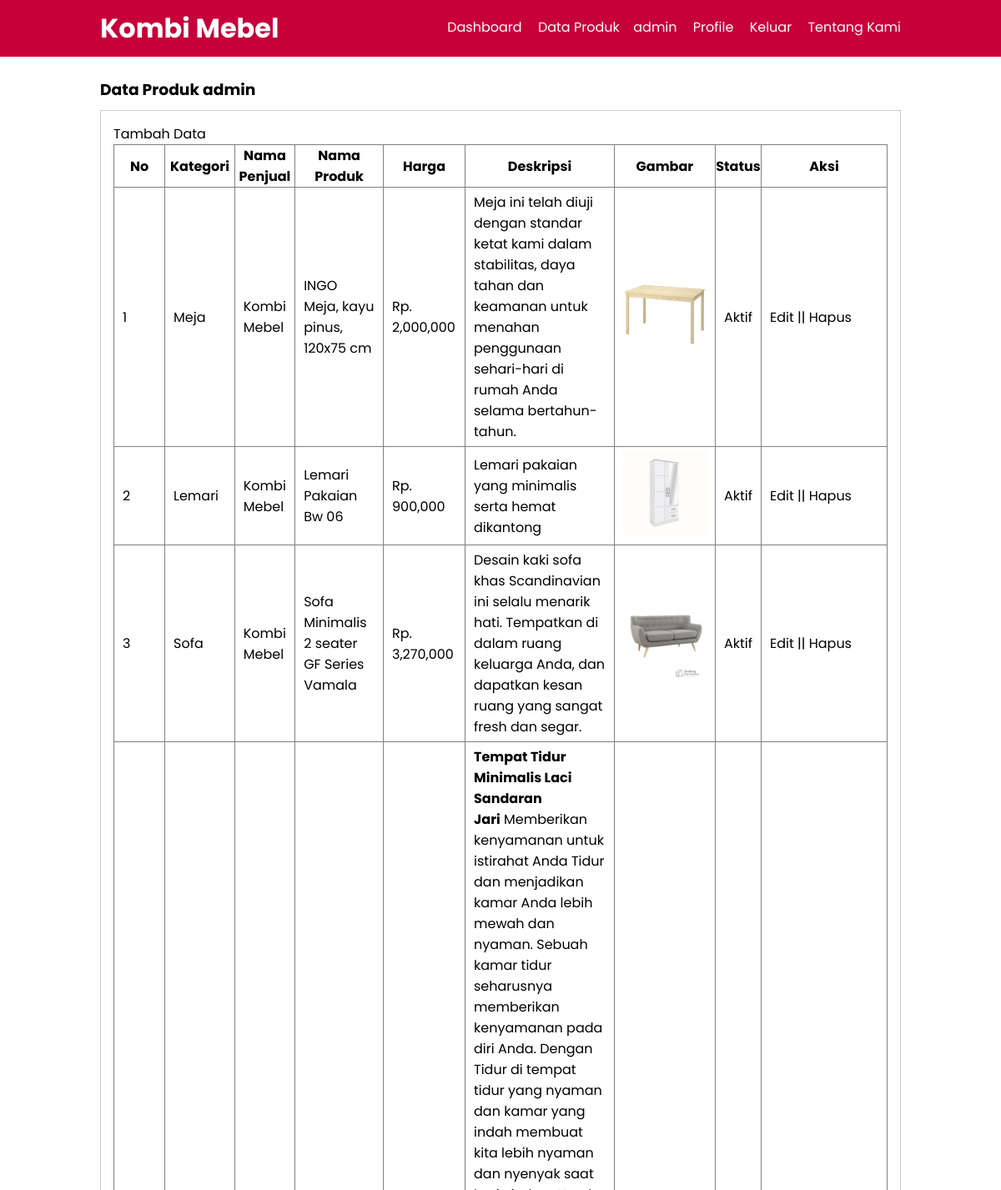
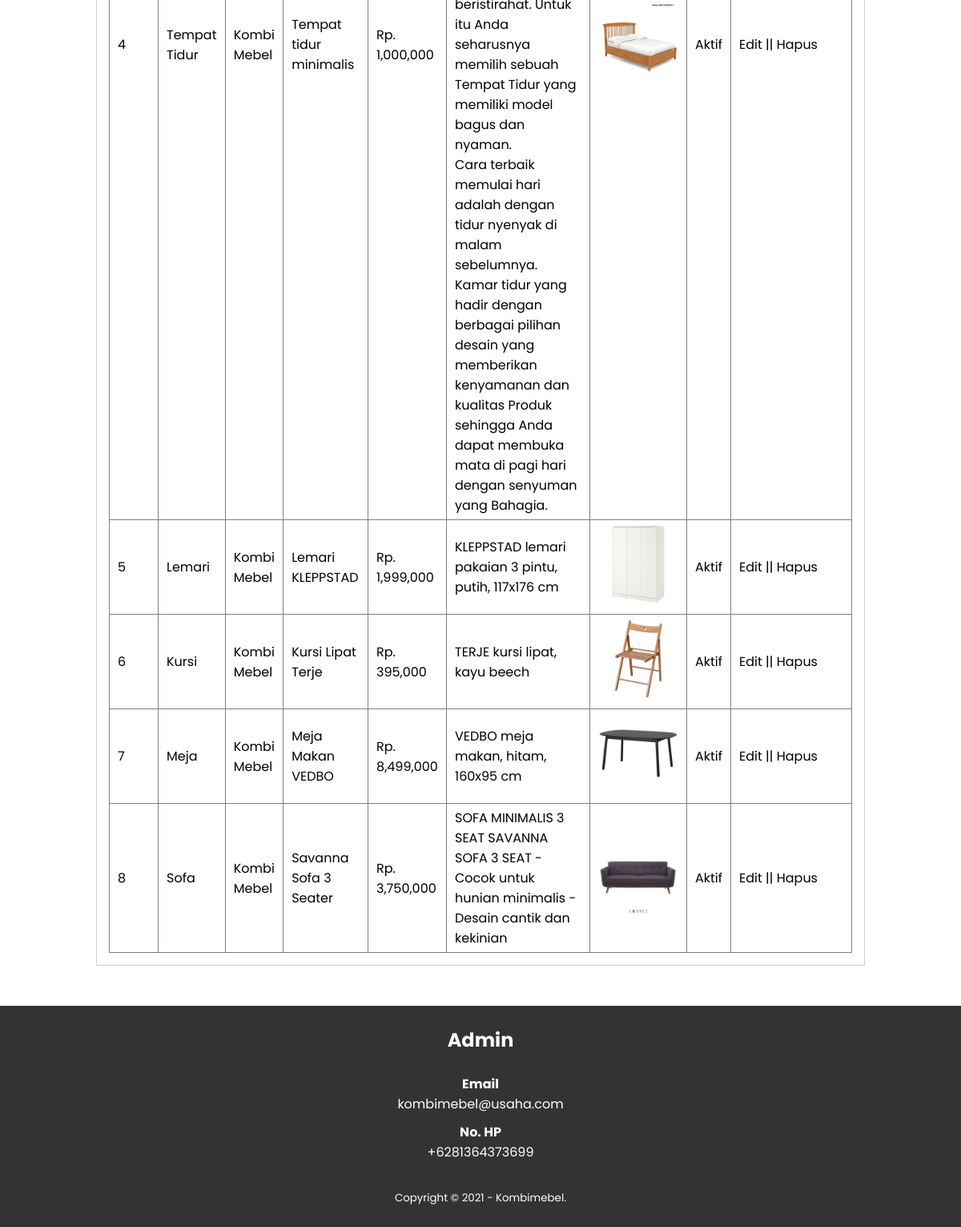
/web_app/penj-produk.php (signed in), run on the app's committed database (2 pictures, top to bottom).
### tables this page shows
CREATE TABLE `tb_product` (
  `product_id` int(11) NOT NULL,
  `category_id` int(11) NOT NULL,
  `penjual_id` int(11) NOT NULL,
  `product_name` varchar(100) NOT NULL,
  `product_price` int(11) NOT NULL,
  `product_description` text NOT NULL,
  `product_image` varchar(100) NOT NULL,
  `product_status` tinyint(1) NOT NULL,
  `data_created` timestamp NOT NULL DEFAULT current_timestamp()
);

CREATE TABLE `tb_category` (
  `category_id` int(11) NOT NULL,
  `category_name` varchar(25) NOT NULL
);

CREATE TABLE `tb_akun` (
  `penjual_id` int(11) NOT NULL,
  `penjual_nama` varchar(50) NOT NULL,
  `username` varchar(50) NOT NULL,
  `password` varchar(100) NOT NULL,
  `penjual_telp` varchar(20) NOT NULL,
  `penjual_email` varchar(50) NOT NULL,
  `penjual_alamat` text NOT NULL,
  `penjual_ttl` date NOT NULL,
  `level` enum('Pembeli','Penjual') NOT NULL
);

### web_app/penj-produk.php (the view, shortened to what this page needs)
<?php
    include '4header-penj.php';
    include 'db.php';
?>
 <div class="section">
        <div class="container">
            <h3>Data Produk <?php echo $_SESSION['username'] ?></h3>
            <div class="box">
                <p><a href="penj-tambah-produk.php">Tambah Data</a></p>
                <table border="1" cellspacing="0" class="table">
                    <thead>
                        <tr>
                            <th width="60px">No</th>
                            <th>Kategori</th>
                            <th>Nama Penjual</th>
                            <th>Nama Produk</th>
                            <th>Harga</th>
                            <th>Deskripsi</th>
                            <th>Gambar</th>
                            <th>Status</th>
                            <th width="150px">Aksi</th>
                        </tr>
                    </thead>
                    <tbody>
                        <?php
                            $id = $_SESSION['penjual_id'];
                            $no = 1;
                            $produk=mysqli_query($conn, "SELECT * FROM tb_product LEFT JOIN tb_category USING (category_id) LEFT JOIN tb_akun USING (penjual_id) WHERE penjual_id=$id  ORDER BY product_id DESC");
                            if(mysqli_num_rows($produk)>0){
                            while($row = mysqli_fetch_array($produk)){
                        ?>
                        <tr>
                            <td><?php echo $no++?></td>
                            <td><?php echo $row['category_name']?></td>
                            <td><?php echo $row['penjual_nama']?></td>
                            <td><?php echo $row['product_name']?></td>
                            <td>Rp. <?php echo number_format($row['product_price']) ?></td>
                            <td><?php echo $row['product_description']?></td>
                            <td><a href="produk/<?php echo $row['product_image']?>" target="_blank"><img src="produk/<?php echo $row['product_image']?>" width="100px"></a></td>
                            <td><?php echo ($row['product_status'] == 0)?'Tidak Aktif':'Aktif';?></td>
                            <td>
                                <a href="penj-edit-produk.php?id=<?php echo $row['product_id']?>">Edit</a> || <a href="
                                proses-hapus.php?idz=<?php echo $row['product_id']?>" onclick="return confirm('Apakah Anda Yakin ingin menghapus data?')">Hapus</a>
                            </td>
                        </tr>
                        <?php }}else{ ?>
                                <tr>
                                    <td colspan='8'>Tidak ada data</td>
                                </tr>
                            <?php } ?>
                    </tbody>
                </table>
            </div>
        </div>
    </div>
    <?php
    include '5footer-lobby.php';
?>

### web_app/5footer-lobby.php (shortened to what this page needs)
    <?php
    include 'db.php';
    $kontak = mysqli_query($conn, "SELECT admin_telp, admin_email, admin_address FROM tb_admin WHERE admin_id = 1");
    $a = mysqli_fetch_object($kontak);
    ?>
    <div class="footer">
        <div class="container">
            <h2>Admin</h2>
            <br>
            <h4>Email</h4>
            <p><?php echo $a->admin_email ?></p>
            <h4>No. HP</h4>
            <p><?php echo $a->admin_telp ?></p>
            <small>Copyright &copy; 2021 - Kombimebel.</small>
        </div>
    </div>
</body>
</html>

### web_app/css/style.css (style rules this page uses)
* { padding: 0; margin: 0; font-family: 'Poppins',sans-serif; }
body { background-color: #fff; }
a { color: inherit; text-decoration: none; }
.container { width: 80%; margin: 0 auto; }
.container:after { content: ''; display: block; clear: both; }
.section { padding: 25px 0; }
.box { background-color: #fff; border: 1px solid #ccc; padding: 15px; box-sizing: border-box; margin: 10px 0 25px 0; }
.box::after { content: ''; display: block; clear: both; }
.table { width: 100%; border-collapse: collapse; }
.table tr { height: 30 px; }
.table tr td { padding:5px 10px; }
.footer { padding: 25px 0; background-color: #333; color: #fff; text-align: center; }
.footer p { margin-bottom: 10px; }
.footer small { margin-top: 25px; display: inline-block; }

### data on the page
tb_product: category.category_name "Meja", penjual.penjual_nama "Kombi Mebel", product_name "INGO Meja, kayu pinus, 120x75 cm", product_price "2,000,000", product_description "Meja ini telah diuji dengan standar ketat kami dalam stabilitas, daya tahan dan keamanan untuk menahan penggunaan sehari-hari di rumah Anda selama bertahun-tahun.", product_image (picture), product_status "Aktif"
tb_product: category.category_name "Lemari", penjual.penjual_nama "Kombi Mebel", product_name "Lemari Pakaian Bw 06", product_price "900,000", product_description "Lemari pakaian yang minimalis serta hemat dikantong", product_image (picture), product_status "Aktif"
tb_product: category.category_name "Sofa", penjual.penjual_nama "Kombi Mebel", product_name "Sofa Minimalis 2 seater GF Series Vamala", product_price "3,270,000", product_description "Desain kaki sofa khas Scandinavian ini selalu menarik hati. Tempatkan di dalam ruang keluarga Anda, dan dapatkan kesan ruang yang sangat fresh dan segar.", product_image (picture), product_status "Aktif"
tb_product: category.category_name "Tempat Tidur", penjual.penjual_nama "Kombi Mebel", product_name "Tempat tidur minimalis", product_price "1,000,000", product_description "Tempat Tidur Minimalis Laci Sandaran Jari Memberikan kenyamanan untuk istirahat Anda Tidur dan menjadikan kamar Anda lebih mewah dan nyaman. Sebuah kamar tidur seharusnya memberikan kenyamanan pada diri Anda. Dengan Tidur di tempat tidur yang nyaman dan kamar yang indah membuat kita lebih nyaman dan nyenyak saat beristirahat. Untuk itu Anda seharusnya memilih sebuah Tempat Tidur yang memiliki model bagus dan nyaman. Cara terbaik memulai hari adalah dengan tidur nyenyak di malam sebelumnya. Kamar tidur yang hadir dengan berbagai pilihan desain yang memberikan kenyamanan dan kualitas Produk sehingga Anda dapat membuka mata di pagi hari dengan senyuman yang Bahagia.", product_image (picture), product_status "Aktif"
tb_product: category.category_name "Lemari", penjual.penjual_nama "Kombi Mebel", product_name "Lemari KLEPPSTAD", product_price "1,999,000", product_description "KLEPPSTAD lemari pakaian 3 pintu, putih, 117x176 cm", product_image (picture), product_status "Aktif"
tb_product: category.category_name "Kursi", penjual.penjual_nama "Kombi Mebel", product_name "Kursi Lipat Terje", product_price "395,000", product_description "TERJE kursi lipat, kayu beech", product_image (picture), product_status "Aktif"
tb_product: category.category_name "Meja", penjual.penjual_nama "Kombi Mebel", product_name "Meja Makan VEDBO", product_price "8,499,000", product_description "VEDBO meja makan, hitam, 160x95 cm", product_image (picture), product_status "Aktif"
tb_product: category.category_name "Sofa", penjual.penjual_nama "Kombi Mebel", product_name "Savanna Sofa 3 Seater", product_price "3,750,000", product_description "SOFA MINIMALIS 3 SEAT SAVANNA SOFA 3 SEAT - Cocok untuk hunian minimalis - Desain cantik dan kekinian", product_image (picture), product_status "Aktif"

### other printed values
$_SESSION['username'] "admin"
$a->admin_email "kombimebel@usaha.com"
$a->admin_telp "+6281364373699"
